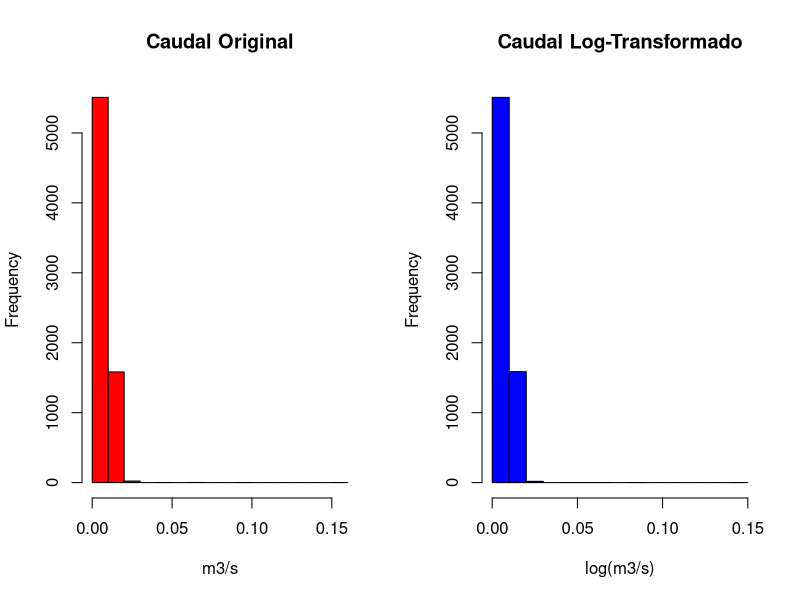
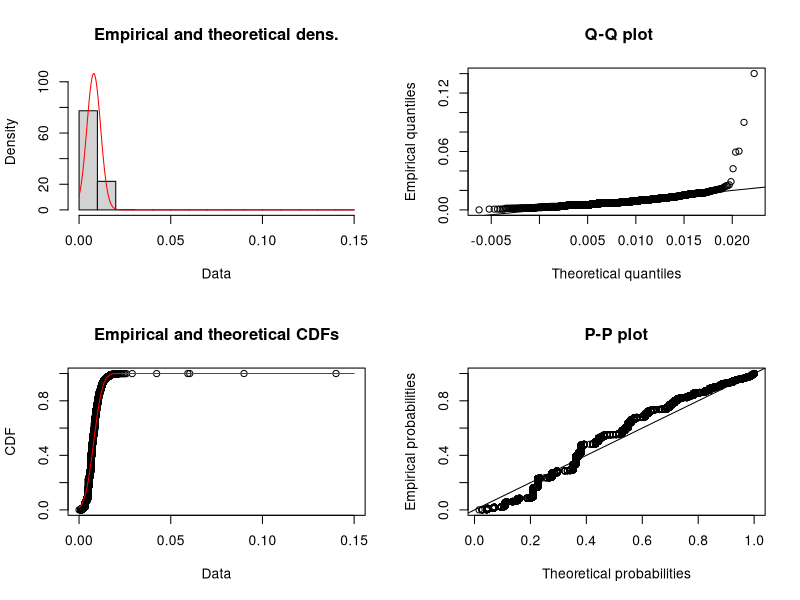
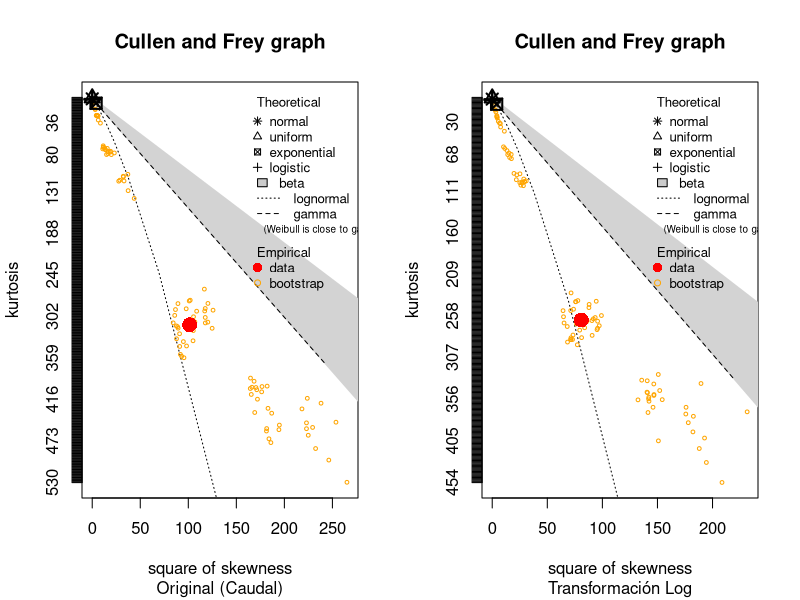

Recreate these plots in R, in order. (Note: this script raises an error after producing the figures.)
## ---- chunk 1
library(dplyr)
library(fitdistrplus)
library(lhs)

# Cargar y limpiar datos
Datos <- read.csv("Datos.csv") %>% 
  filter(!is.na(Caudal), Caudal >= 0)

# Transformación logarítmica
Datos$valor_log <- log1p(Datos$Caudal)

# Comparación visual
par(mfrow=c(1,2))

hist(Datos$Caudal,
     main="Caudal Original",
     col="red",
     xlab="m3/s")

hist(Datos$valor_log,
     main="Caudal Log-Transformado",
     col="blue",
     xlab="log(m3/s)")

# Ajuste normal sobre log-transformación
fn <- fitdist(Datos$valor_log, "norm")

plot(fn)

# Cullen y Frey
par(mfrow = c(1, 2))

descdist(Datos$Caudal,
         boot = 100,
         method = "unbiased",
         graph = TRUE)

title(sub = "Original (Caudal)")

descdist(Datos$valor_log,
         boot = 100,
         method = "unbiased",
         graph = TRUE)

title(sub = "Transformación Log")

par(mfrow = c(1,1))
## ---- chunk 2
knitr::include_graphics("lognormal.jpg")
## ---- chunk 3

# Muestreo Hipercubo Latino
set.seed(123)

caudal <- Datos$Caudal

lhs <- randomLHS(85, 1)

valores_lhs <- quantile(caudal, probs = lhs[,1])

indices <- sapply(valores_lhs, function(x) {
  which.min(abs(caudal - x))
})

muestra_lhs <- Datos[indices, ]

nrow(muestra_lhs)

summary(muestra_lhs$Caudal)

knitr::kable(
  head(muestra_lhs, 10),
  caption = "Primeros registros de la muestra LHS"
)
## ---- chunk 4

# =========================
# VARIABLE CUENCA
# =========================

freq <- table(muestra_lhs$Cuenca)

tabla_cuenca <- data.frame(
  Cuenca = names(freq),
  Frecuencia = as.vector(freq),
  hi.Freq = round(as.vector(prop.table(freq)), 3),
  Porcentaje.Freq = round(as.vector(prop.table(freq)) * 100, 2)
)

knitr::kable(
  tabla_cuenca,
  caption = "Tabla de frecuencias de la variable Cuenca"
)

# Gráfico de barras

barplot(
  sort(freq),
  horiz = TRUE,
  las = 1,
  cex.names = 0.3,
  col = "lightblue",
  main = "Frecuencia de la variable Cuenca",
  xlab = "Frecuencia"
)

# =========================
# VARIABLE MANEJO EFLUENTE
# =========================

freq <- table(muestra_lhs$Manejo.efluente)

tabla_efluente <- data.frame(
  Manejo_efluente = names(freq),
  Frecuencia = as.vector(freq),
  hi.Freq = round(as.vector(prop.table(freq)), 3),
  Porcentaje.Freq = round(as.vector(prop.table(freq)) * 100, 2)
)

knitr::kable(
  tabla_efluente,
  caption = "Tabla de frecuencias de la variable Manejo efluente"
)

# =========================
# VARIABLE TRATAMIENTO SECUNDARIO
# =========================

freq <- table(muestra_lhs$Tratamiento.secundario)

tabla_tratamiento <- data.frame(
  Tratamiento_secundario = names(freq),
  Frecuencia = as.vector(freq),
  hi.Freq = round(as.vector(prop.table(freq)), 3),
  Porcentaje.Freq = round(as.vector(prop.table(freq)) * 100, 2)
)

knitr::kable(
  tabla_tratamiento,
  caption = "Tabla de frecuencias de la variable Tratamiento Secundario"
)

# =========================
# TABLA NO AGRUPADA - PERMANENTES
# =========================

freq_perm <- table(muestra_lhs$Permanentes)

tabla_perm <- data.frame(
  Permanentes = names(freq_perm),
  Frecuencia = as.vector(freq_perm),
  hi.Freq = round(as.vector(prop.table(freq_perm)), 3),
  Porcentaje = round(as.vector(prop.table(freq_perm)) * 100, 2)
)

knitr::kable(
  tabla_perm,
  caption = "Tabla de frecuencias no agrupada - Permanentes"
)

hist(
  muestra_lhs$Permanentes,
  main = "Histograma de Permanentes",
  xlab = "Permanentes",
  ylab = "Frecuencia",
  col = "lightblue",
  breaks = seq(
    min(muestra_lhs$Permanentes) - 0.5,
    max(muestra_lhs$Permanentes) + 0.5,
    by = 1
  )
)

# =========================
# TABLA NO AGRUPADA - TRANSITORIAS
# =========================

freq_trans <- table(muestra_lhs$Transitorias)

tabla_trans <- data.frame(
  Transitorias = names(freq_trans),
  Frecuencia = as.vector(freq_trans),
  hi.Freq = round(as.vector(prop.table(freq_trans)), 3),
  Porcentaje = round(as.vector(prop.table(freq_trans)) * 100, 2)
)

knitr::kable(
  tabla_trans,
  caption = "Tabla de frecuencias no agrupada - Transitorias"
)

hist(
  muestra_lhs$Transitorias,
  main = "Histograma de Transitorias",
  xlab = "Transitorias",
  ylab = "Frecuencia",
  col = "lightgreen",
  breaks = seq(
    min(muestra_lhs$Transitorias) - 0.5,
    max(muestra_lhs$Transitorias) + 0.5,
    by = 1
  )
)

# =========================
# TABLA AGRUPADA - CAUDAL
# =========================

muestra_lhs$Caudal <- as.numeric(
  gsub(",", ".", as.character(muestra_lhs$Caudal))
)

# Número de intervalos según Sturges
k <- nclass.Sturges(muestra_lhs$Caudal)

# Crear intervalos
clases <- cut(
  muestra_lhs$Caudal,
  breaks = k
)

# Tabla de frecuencias agrupadas
tabla_caudal <- data.frame(
  Intervalo = names(table(clases)),
  Frecuencia = as.vector(table(clases)),
  hi.Freq = round(
    as.vector(prop.table(table(clases))),
    3
  ),
  Porcentaje = round(
    as.vector(prop.table(table(clases))) * 100,
    2
  )
)

knitr::kable(
  tabla_caudal,
  caption = "Tabla de frecuencia agrupada - Caudal"
)

# Histograma
hist(
  muestra_lhs$Caudal,
  breaks = "Sturges",
  col = "lightblue",
  main = "Histograma de Caudal",
  xlab = "Caudal"
)
## ---- chunk 5

# Convertir a numérico
muestra_lhs$Caudal <- as.numeric(
  gsub(",", ".", as.character(muestra_lhs$Caudal))
)

# Moda
moda_caudal <- as.numeric(
  names(sort(table(muestra_lhs$Caudal),
  decreasing = TRUE)[1])
)

# Tabla
tendencia_caudal <- data.frame(
  Media = mean(muestra_lhs$Caudal, na.rm = TRUE),
  Mediana = median(muestra_lhs$Caudal, na.rm = TRUE),
  Moda = moda_caudal
)

knitr::kable(
  tendencia_caudal,
  caption = "Medidas de tendencia central - Caudal"
)

## ---- chunk 6

moda_perm <- as.numeric(
  names(sort(table(muestra_lhs$Permanentes),
  decreasing = TRUE)[1])
)

tendencia_perm <- data.frame(
  Media = mean(muestra_lhs$Permanentes, na.rm = TRUE),
  Mediana = median(muestra_lhs$Permanentes, na.rm = TRUE),
  Moda = moda_perm
)

knitr::kable(
  tendencia_perm,
  caption = "Medidas de tendencia central - Permanentes"
)

## ---- chunk 7

moda_trans <- as.numeric(
  names(sort(table(muestra_lhs$Transitorias),
  decreasing = TRUE)[1])
)

tendencia_trans <- data.frame(
  Media = mean(muestra_lhs$Transitorias, na.rm = TRUE),
  Mediana = median(muestra_lhs$Transitorias, na.rm = TRUE),
  Moda = moda_trans
)

knitr::kable(
  tendencia_trans,
  caption = "Medidas de tendencia central - Transitorias"
)
